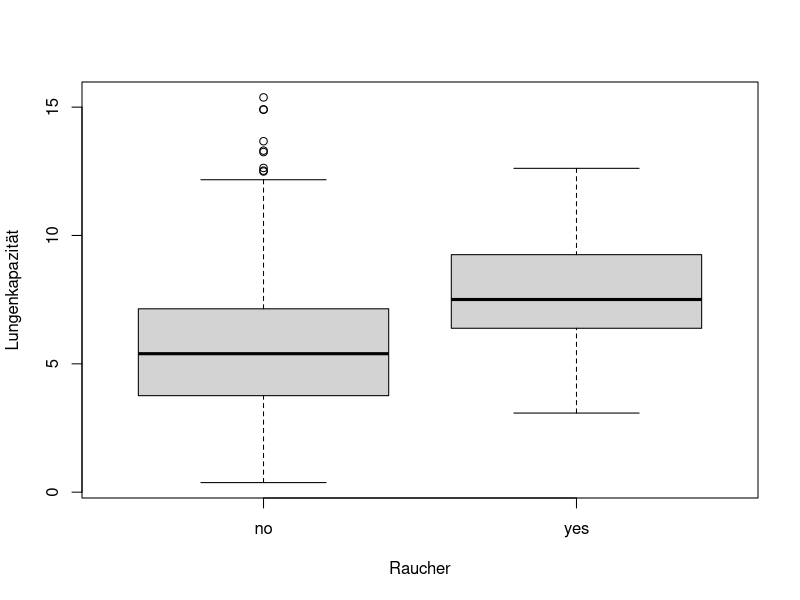

The R source for this figure: (Note: this script raises an error after producing the figure.)

## lesen Sie die Daten ein. Bitte überprüfen Sie, dass der Pfad stimmt
dataLungCap <- read.table("src/LungCapData2.csv", sep = ",", header = TRUE)
## do it balanced

str(dataLungCap)

dim(dataLungCap)

boxplot(LungCap ~ Smoke, data = dataLungCap, xlab = "Raucher", ylab = "Lungenkapazität")
t.test(LungCap ~ Smoke, data = dataLungCap, alternative = "two.sided", var.equal = TRUE)

mod <- lm(LungCap ~ Smoke, data = dataLungCap)
summary(mod)$coef

par(mfrow = c(2,2))
plot(modUnadj)
par(mfrow= c(1,1))

